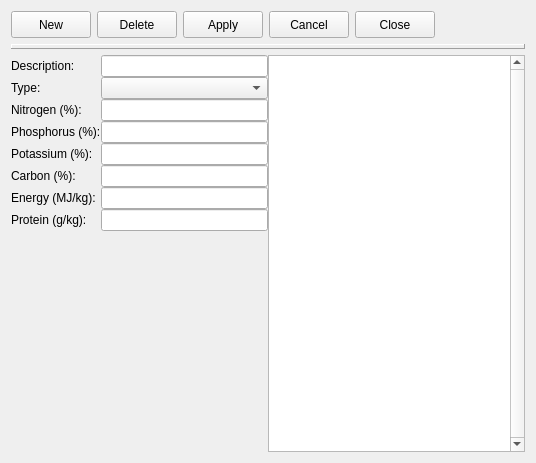
<?xml version="1.0" encoding="UTF-8"?>
<ui version="4.0">
 <class>hhconsprods</class>
 <widget class="impgenmaint" name="hhconsprods">
  <property name="geometry">
   <rect>
    <x>0</x>
    <y>0</y>
    <width>536</width>
    <height>463</height>
   </rect>
  </property>
  <property name="windowTitle">
   <string>Form</string>
  </property>
  <property name="TableName">
   <string>hcompprods</string>
  </property>
  <property name="KeyField">
   <string>prod_cod</string>
  </property>
  <property name="DisplayColumn">
   <string>prod_des</string>
  </property>
  <property name="DisplayColumnDescription">
   <string>Product description</string>
  </property>
  <layout class="QVBoxLayout" name="verticalLayout_3">
   <item>
    <layout class="QHBoxLayout" name="horizontalLayout_11">
     <item>
      <widget class="QPushButton" name="cmdnew">
       <property name="enabled">
        <bool>true</bool>
       </property>
       <property name="minimumSize">
        <size>
         <width>0</width>
         <height>27</height>
        </size>
       </property>
       <property name="maximumSize">
        <size>
         <width>16777215</width>
         <height>27</height>
        </size>
       </property>
       <property name="toolTip">
        <string/>
       </property>
       <property name="text">
        <string>New</string>
       </property>
       <property name="icon">
        <iconset resource="../images/images.qrc">
         <normaloff>:/images/new3.png</normaloff>:/images/new3.png</iconset>
       </property>
       <property name="flat">
        <bool>false</bool>
       </property>
      </widget>
     </item>
     <item>
      <widget class="QPushButton" name="cmdelete">
       <property name="enabled">
        <bool>true</bool>
       </property>
       <property name="minimumSize">
        <size>
         <width>0</width>
         <height>27</height>
        </size>
       </property>
       <property name="maximumSize">
        <size>
         <width>16777215</width>
         <height>27</height>
        </size>
       </property>
       <property name="toolTip">
        <string/>
       </property>
       <property name="text">
        <string>Delete</string>
       </property>
       <property name="icon">
        <iconset resource="../images/images.qrc">
         <normaloff>:/images/delete3.png</normaloff>:/images/delete3.png</iconset>
       </property>
       <property name="flat">
        <bool>false</bool>
       </property>
      </widget>
     </item>
     <item>
      <widget class="QPushButton" name="cmdapply">
       <property name="enabled">
        <bool>true</bool>
       </property>
       <property name="minimumSize">
        <size>
         <width>0</width>
         <height>27</height>
        </size>
       </property>
       <property name="maximumSize">
        <size>
         <width>16777215</width>
         <height>27</height>
        </size>
       </property>
       <property name="toolTip">
        <string/>
       </property>
       <property name="text">
        <string>Apply</string>
       </property>
       <property name="icon">
        <iconset resource="../images/images.qrc">
         <normaloff>:/images2/new/apply.png</normaloff>:/images2/new/apply.png</iconset>
       </property>
       <property name="flat">
        <bool>false</bool>
       </property>
      </widget>
     </item>
     <item>
      <widget class="QPushButton" name="cmdcancel">
       <property name="enabled">
        <bool>true</bool>
       </property>
       <property name="minimumSize">
        <size>
         <width>0</width>
         <height>27</height>
        </size>
       </property>
       <property name="maximumSize">
        <size>
         <width>16777215</width>
         <height>27</height>
        </size>
       </property>
       <property name="toolTip">
        <string/>
       </property>
       <property name="text">
        <string>Cancel</string>
       </property>
       <property name="icon">
        <iconset resource="../images/images.qrc">
         <normaloff>:/images2/new/cancel.png</normaloff>:/images2/new/cancel.png</iconset>
       </property>
       <property name="flat">
        <bool>false</bool>
       </property>
      </widget>
     </item>
     <item>
      <widget class="QPushButton" name="cmdclose">
       <property name="enabled">
        <bool>true</bool>
       </property>
       <property name="minimumSize">
        <size>
         <width>0</width>
         <height>27</height>
        </size>
       </property>
       <property name="maximumSize">
        <size>
         <width>16777215</width>
         <height>27</height>
        </size>
       </property>
       <property name="toolTip">
        <string/>
       </property>
       <property name="text">
        <string>Close</string>
       </property>
       <property name="icon">
        <iconset resource="../images/images.qrc">
         <normaloff>:/images2/new/closeform.png</normaloff>:/images2/new/closeform.png</iconset>
       </property>
       <property name="flat">
        <bool>false</bool>
       </property>
      </widget>
     </item>
     <item>
      <spacer name="horizontalSpacer_2">
       <property name="orientation">
        <enum>Qt::Horizontal</enum>
       </property>
       <property name="sizeHint" stdset="0">
        <size>
         <width>40</width>
         <height>20</height>
        </size>
       </property>
      </spacer>
     </item>
    </layout>
   </item>
   <item>
    <widget class="QLabel" name="Panel2">
     <property name="enabled">
      <bool>true</bool>
     </property>
     <property name="maximumSize">
      <size>
       <width>16777215</width>
       <height>5</height>
      </size>
     </property>
     <property name="toolTip">
      <string/>
     </property>
     <property name="layoutDirection">
      <enum>Qt::LeftToRight</enum>
     </property>
     <property name="frameShape">
      <enum>QFrame::Panel</enum>
     </property>
     <property name="frameShadow">
      <enum>QFrame::Raised</enum>
     </property>
     <property name="text">
      <string/>
     </property>
     <property name="alignment">
      <set>Qt::AlignCenter</set>
     </property>
    </widget>
   </item>
   <item>
    <layout class="QHBoxLayout" name="horizontalLayout_6">
     <property name="spacing">
      <number>0</number>
     </property>
     <property name="margin">
      <number>0</number>
     </property>
     <item>
      <layout class="QVBoxLayout" name="verticalLayout_2">
       <property name="spacing">
        <number>0</number>
       </property>
       <property name="margin">
        <number>0</number>
       </property>
       <item>
        <layout class="QGridLayout" name="gridLayout">
         <item row="0" column="0">
          <widget class="QLabel" name="Label2_2">
           <property name="enabled">
            <bool>true</bool>
           </property>
           <property name="toolTip">
            <string/>
           </property>
           <property name="text">
            <string>Description:</string>
           </property>
          </widget>
         </item>
         <item row="0" column="1">
          <widget class="IMPEdit" name="iMPEdit_5">
           <property name="TableName">
            <string>hcompprods</string>
           </property>
           <property name="FieldName">
            <string>prod_des</string>
           </property>
          </widget>
         </item>
         <item row="1" column="1">
          <widget class="IMPComboBox" name="iMPComboBox">
           <property name="TableName">
            <string>hcompprods</string>
           </property>
           <property name="FieldName">
            <string>prod_typ</string>
           </property>
          </widget>
         </item>
         <item row="1" column="0">
          <widget class="QLabel" name="label">
           <property name="text">
            <string>Type:</string>
           </property>
          </widget>
         </item>
         <item row="2" column="1">
          <widget class="IMPEdit" name="iMPEdit">
           <property name="TableName">
            <string>hcompprods</string>
           </property>
           <property name="FieldName">
            <string>nitrogen</string>
           </property>
          </widget>
         </item>
         <item row="3" column="1">
          <widget class="IMPEdit" name="iMPEdit_2">
           <property name="TableName">
            <string>hcompprods</string>
           </property>
           <property name="FieldName">
            <string>phosphorus</string>
           </property>
          </widget>
         </item>
         <item row="4" column="1">
          <widget class="IMPEdit" name="iMPEdit_3">
           <property name="TableName">
            <string>hcompprods</string>
           </property>
           <property name="FieldName">
            <string>potassium</string>
           </property>
          </widget>
         </item>
         <item row="5" column="1">
          <widget class="IMPEdit" name="iMPEdit_4">
           <property name="TableName">
            <string>hcompprods</string>
           </property>
           <property name="FieldName">
            <string>carbon</string>
           </property>
          </widget>
         </item>
         <item row="6" column="1">
          <widget class="IMPEdit" name="iMPEdit_10">
           <property name="TableName">
            <string>hcompprods</string>
           </property>
           <property name="FieldName">
            <string>energy</string>
           </property>
          </widget>
         </item>
         <item row="2" column="0">
          <widget class="QLabel" name="label_2">
           <property name="text">
            <string>Nitrogen (%):</string>
           </property>
          </widget>
         </item>
         <item row="3" column="0">
          <widget class="QLabel" name="label_3">
           <property name="text">
            <string>Phosphorus (%):</string>
           </property>
          </widget>
         </item>
         <item row="4" column="0">
          <widget class="QLabel" name="label_4">
           <property name="text">
            <string>Potassium (%):</string>
           </property>
          </widget>
         </item>
         <item row="5" column="0">
          <widget class="QLabel" name="label_5">
           <property name="text">
            <string>Carbon (%):</string>
           </property>
          </widget>
         </item>
         <item row="6" column="0">
          <widget class="QLabel" name="label_10">
           <property name="text">
            <string>Energy (MJ/kg):</string>
           </property>
          </widget>
         </item>
         <item row="7" column="1">
          <widget class="IMPEdit" name="iMPEdit_6">
           <property name="TableName">
            <string>hcompprods</string>
           </property>
           <property name="FieldName">
            <string>protein</string>
           </property>
          </widget>
         </item>
         <item row="7" column="0">
          <widget class="QLabel" name="label_6">
           <property name="text">
            <string>Protein (g/kg):</string>
           </property>
          </widget>
         </item>
        </layout>
       </item>
       <item>
        <spacer name="verticalSpacer_2">
         <property name="orientation">
          <enum>Qt::Vertical</enum>
         </property>
         <property name="sizeHint" stdset="0">
          <size>
           <width>20</width>
           <height>40</height>
          </size>
         </property>
        </spacer>
       </item>
      </layout>
     </item>
     <item>
      <widget class="QTableView" name="ListView1">
       <property name="verticalScrollBarPolicy">
        <enum>Qt::ScrollBarAlwaysOn</enum>
       </property>
      </widget>
     </item>
    </layout>
   </item>
  </layout>
 </widget>
 <customwidgets>
  <customwidget>
   <class>IMPEdit</class>
   <extends>QLineEdit</extends>
   <header>impedit.h</header>
  </customwidget>
  <customwidget>
   <class>IMPComboBox</class>
   <extends>QComboBox</extends>
   <header>impcombobox.h</header>
  </customwidget>
  <customwidget>
   <class>impgenmaint</class>
   <extends>QWidget</extends>
   <header>impgenmaint.h</header>
   <container>1</container>
  </customwidget>
 </customwidgets>
 <resources>
  <include location="../images/images.qrc"/>
 </resources>
 <connections/>
</ui>
